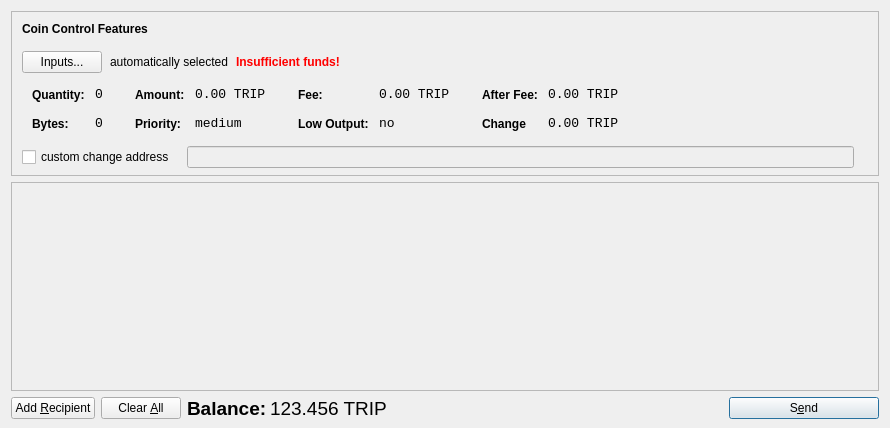
<?xml version="1.0" encoding="UTF-8"?>
<ui version="4.0">
 <class>SendCoinsDialog</class>
 <widget class="QDialog" name="SendCoinsDialog">
  <property name="geometry">
   <rect>
    <x>0</x>
    <y>0</y>
    <width>890</width>
    <height>428</height>
   </rect>
  </property>
  <property name="windowTitle">
   <string>Send Coins</string>
  </property>
  <layout class="QVBoxLayout" name="verticalLayout" stretch="0,1,0">
   <property name="bottomMargin">
    <number>8</number>
   </property>
   <item>
    <widget class="QFrame" name="frameCoinControl">
     <property name="sizePolicy">
      <sizepolicy hsizetype="Expanding" vsizetype="Expanding">
       <horstretch>0</horstretch>
       <verstretch>0</verstretch>
      </sizepolicy>
     </property>
     <property name="maximumSize">
      <size>
       <width>16777215</width>
       <height>16777215</height>
      </size>
     </property>
     <property name="frameShape">
      <enum>QFrame::StyledPanel</enum>
     </property>
     <property name="frameShadow">
      <enum>QFrame::Sunken</enum>
     </property>
     <layout class="QVBoxLayout" name="verticalLayoutCoinControl2">
      <property name="spacing">
       <number>6</number>
      </property>
      <property name="leftMargin">
       <number>0</number>
      </property>
      <property name="topMargin">
       <number>0</number>
      </property>
      <property name="rightMargin">
       <number>0</number>
      </property>
      <property name="bottomMargin">
       <number>6</number>
      </property>
      <item>
       <layout class="QVBoxLayout" name="verticalLayoutCoinControl" stretch="0,0,0,0,1">
        <property name="spacing">
         <number>0</number>
        </property>
        <property name="leftMargin">
         <number>10</number>
        </property>
        <property name="topMargin">
         <number>10</number>
        </property>
        <item>
         <layout class="QHBoxLayout" name="horizontalLayoutCoinControl1">
          <property name="bottomMargin">
           <number>15</number>
          </property>
          <item>
           <widget class="QLabel" name="labelCoinControlFeatures">
            <property name="sizePolicy">
             <sizepolicy hsizetype="Preferred" vsizetype="Maximum">
              <horstretch>0</horstretch>
              <verstretch>0</verstretch>
             </sizepolicy>
            </property>
            <property name="font">
             <font>
              <weight>75</weight>
              <bold>true</bold>
             </font>
            </property>
            <property name="styleSheet">
             <string notr="true">font-weight:bold;</string>
            </property>
            <property name="text">
             <string>Coin Control Features</string>
            </property>
           </widget>
          </item>
         </layout>
        </item>
        <item>
         <layout class="QHBoxLayout" name="horizontalLayoutCoinControl2" stretch="0,0,0,0">
          <property name="spacing">
           <number>8</number>
          </property>
          <property name="bottomMargin">
           <number>10</number>
          </property>
          <item>
           <widget class="QPushButton" name="pushButtonCoinControl">
            <property name="styleSheet">
             <string notr="true"/>
            </property>
            <property name="text">
             <string>Inputs...</string>
            </property>
           </widget>
          </item>
          <item>
           <widget class="QLabel" name="labelCoinControlAutomaticallySelected">
            <property name="text">
             <string>automatically selected</string>
            </property>
            <property name="margin">
             <number>5</number>
            </property>
           </widget>
          </item>
          <item>
           <widget class="QLabel" name="labelCoinControlInsuffFunds">
            <property name="font">
             <font>
              <weight>75</weight>
              <bold>true</bold>
             </font>
            </property>
            <property name="styleSheet">
             <string notr="true">color:red;font-weight:bold;</string>
            </property>
            <property name="text">
             <string>Insufficient funds!</string>
            </property>
            <property name="margin">
             <number>5</number>
            </property>
           </widget>
          </item>
          <item>
           <spacer name="horizontalSpacerCoinControl">
            <property name="orientation">
             <enum>Qt::Horizontal</enum>
            </property>
            <property name="sizeHint" stdset="0">
             <size>
              <width>40</width>
              <height>1</height>
             </size>
            </property>
           </spacer>
          </item>
         </layout>
        </item>
        <item>
         <widget class="QWidget" name="widgetCoinControl" native="true">
          <property name="sizePolicy">
           <sizepolicy hsizetype="Preferred" vsizetype="Preferred">
            <horstretch>0</horstretch>
            <verstretch>0</verstretch>
           </sizepolicy>
          </property>
          <property name="minimumSize">
           <size>
            <width>0</width>
            <height>0</height>
           </size>
          </property>
          <property name="styleSheet">
           <string notr="true"/>
          </property>
          <layout class="QHBoxLayout" name="horizontalLayoutCoinControl5">
           <property name="leftMargin">
            <number>0</number>
           </property>
           <property name="topMargin">
            <number>0</number>
           </property>
           <property name="rightMargin">
            <number>0</number>
           </property>
           <property name="bottomMargin">
            <number>0</number>
           </property>
           <item>
            <layout class="QHBoxLayout" name="horizontalLayoutCoinControl3" stretch="0,0,0,1">
             <property name="spacing">
              <number>20</number>
             </property>
             <property name="topMargin">
              <number>0</number>
             </property>
             <property name="bottomMargin">
              <number>10</number>
             </property>
             <item>
              <layout class="QFormLayout" name="formLayoutCoinControl1">
               <property name="horizontalSpacing">
                <number>10</number>
               </property>
               <property name="verticalSpacing">
                <number>14</number>
               </property>
               <property name="leftMargin">
                <number>10</number>
               </property>
               <property name="topMargin">
                <number>4</number>
               </property>
               <property name="rightMargin">
                <number>6</number>
               </property>
               <item row="0" column="0">
                <widget class="QLabel" name="labelCoinControlQuantityText">
                 <property name="styleSheet">
                  <string notr="true">font-weight:bold;</string>
                 </property>
                 <property name="text">
                  <string>Quantity:</string>
                 </property>
                 <property name="margin">
                  <number>0</number>
                 </property>
                </widget>
               </item>
               <item row="0" column="1">
                <widget class="QLabel" name="labelCoinControlQuantity">
                 <property name="font">
                  <font>
                   <family>Monospace</family>
                   <pointsize>10</pointsize>
                  </font>
                 </property>
                 <property name="cursor">
                  <cursorShape>IBeamCursor</cursorShape>
                 </property>
                 <property name="contextMenuPolicy">
                  <enum>Qt::ActionsContextMenu</enum>
                 </property>
                 <property name="text">
                  <string>0</string>
                 </property>
                 <property name="margin">
                  <number>0</number>
                 </property>
                 <property name="textInteractionFlags">
                  <set>Qt::LinksAccessibleByMouse|Qt::TextSelectableByKeyboard|Qt::TextSelectableByMouse</set>
                 </property>
                </widget>
               </item>
               <item row="1" column="0">
                <widget class="QLabel" name="labelCoinControlBytesText">
                 <property name="styleSheet">
                  <string notr="true">font-weight:bold;</string>
                 </property>
                 <property name="text">
                  <string>Bytes:</string>
                 </property>
                </widget>
               </item>
               <item row="1" column="1">
                <widget class="QLabel" name="labelCoinControlBytes">
                 <property name="font">
                  <font>
                   <family>Monospace</family>
                   <pointsize>10</pointsize>
                  </font>
                 </property>
                 <property name="cursor">
                  <cursorShape>IBeamCursor</cursorShape>
                 </property>
                 <property name="contextMenuPolicy">
                  <enum>Qt::ActionsContextMenu</enum>
                 </property>
                 <property name="text">
                  <string>0</string>
                 </property>
                 <property name="textInteractionFlags">
                  <set>Qt::LinksAccessibleByMouse|Qt::TextSelectableByKeyboard|Qt::TextSelectableByMouse</set>
                 </property>
                </widget>
               </item>
              </layout>
             </item>
             <item>
              <layout class="QFormLayout" name="formLayoutCoinControl2">
               <property name="horizontalSpacing">
                <number>10</number>
               </property>
               <property name="verticalSpacing">
                <number>14</number>
               </property>
               <property name="leftMargin">
                <number>6</number>
               </property>
               <property name="topMargin">
                <number>4</number>
               </property>
               <property name="rightMargin">
                <number>6</number>
               </property>
               <item row="0" column="0">
                <widget class="QLabel" name="labelCoinControlAmountText">
                 <property name="styleSheet">
                  <string notr="true">font-weight:bold;</string>
                 </property>
                 <property name="text">
                  <string>Amount:</string>
                 </property>
                 <property name="margin">
                  <number>0</number>
                 </property>
                </widget>
               </item>
               <item row="0" column="1">
                <widget class="QLabel" name="labelCoinControlAmount">
                 <property name="font">
                  <font>
                   <family>Monospace</family>
                   <pointsize>10</pointsize>
                  </font>
                 </property>
                 <property name="cursor">
                  <cursorShape>IBeamCursor</cursorShape>
                 </property>
                 <property name="contextMenuPolicy">
                  <enum>Qt::ActionsContextMenu</enum>
                 </property>
                 <property name="text">
                  <string notr="true">0.00 TRIP</string>
                 </property>
                 <property name="textInteractionFlags">
                  <set>Qt::LinksAccessibleByMouse|Qt::TextSelectableByKeyboard|Qt::TextSelectableByMouse</set>
                 </property>
                </widget>
               </item>
               <item row="1" column="0">
                <widget class="QLabel" name="labelCoinControlPriorityText">
                 <property name="styleSheet">
                  <string notr="true">font-weight:bold;</string>
                 </property>
                 <property name="text">
                  <string>Priority:</string>
                 </property>
                </widget>
               </item>
               <item row="1" column="1">
                <widget class="QLabel" name="labelCoinControlPriority">
                 <property name="font">
                  <font>
                   <family>Monospace</family>
                   <pointsize>10</pointsize>
                  </font>
                 </property>
                 <property name="cursor">
                  <cursorShape>IBeamCursor</cursorShape>
                 </property>
                 <property name="contextMenuPolicy">
                  <enum>Qt::ActionsContextMenu</enum>
                 </property>
                 <property name="text">
                  <string>medium</string>
                 </property>
                 <property name="textInteractionFlags">
                  <set>Qt::LinksAccessibleByMouse|Qt::TextSelectableByKeyboard|Qt::TextSelectableByMouse</set>
                 </property>
                </widget>
               </item>
              </layout>
             </item>
             <item>
              <layout class="QFormLayout" name="formLayoutCoinControl3">
               <property name="horizontalSpacing">
                <number>10</number>
               </property>
               <property name="verticalSpacing">
                <number>14</number>
               </property>
               <property name="leftMargin">
                <number>6</number>
               </property>
               <property name="topMargin">
                <number>4</number>
               </property>
               <property name="rightMargin">
                <number>6</number>
               </property>
               <item row="0" column="0">
                <widget class="QLabel" name="labelCoinControlFeeText">
                 <property name="styleSheet">
                  <string notr="true">font-weight:bold;</string>
                 </property>
                 <property name="text">
                  <string>Fee:</string>
                 </property>
                 <property name="margin">
                  <number>0</number>
                 </property>
                </widget>
               </item>
               <item row="0" column="1">
                <widget class="QLabel" name="labelCoinControlFee">
                 <property name="font">
                  <font>
                   <family>Monospace</family>
                   <pointsize>10</pointsize>
                  </font>
                 </property>
                 <property name="cursor">
                  <cursorShape>IBeamCursor</cursorShape>
                 </property>
                 <property name="contextMenuPolicy">
                  <enum>Qt::ActionsContextMenu</enum>
                 </property>
                 <property name="text">
                  <string notr="true">0.00 TRIP</string>
                 </property>
                 <property name="textInteractionFlags">
                  <set>Qt::LinksAccessibleByMouse|Qt::TextSelectableByKeyboard|Qt::TextSelectableByMouse</set>
                 </property>
                </widget>
               </item>
               <item row="1" column="0">
                <widget class="QLabel" name="labelCoinControlLowOutputText">
                 <property name="styleSheet">
                  <string notr="true">font-weight:bold;</string>
                 </property>
                 <property name="text">
                  <string>Low Output:</string>
                 </property>
                </widget>
               </item>
               <item row="1" column="1">
                <widget class="QLabel" name="labelCoinControlLowOutput">
                 <property name="font">
                  <font>
                   <family>Monospace</family>
                   <pointsize>10</pointsize>
                  </font>
                 </property>
                 <property name="cursor">
                  <cursorShape>IBeamCursor</cursorShape>
                 </property>
                 <property name="contextMenuPolicy">
                  <enum>Qt::ActionsContextMenu</enum>
                 </property>
                 <property name="text">
                  <string>no</string>
                 </property>
                 <property name="textInteractionFlags">
                  <set>Qt::LinksAccessibleByMouse|Qt::TextSelectableByKeyboard|Qt::TextSelectableByMouse</set>
                 </property>
                </widget>
               </item>
              </layout>
             </item>
             <item>
              <layout class="QFormLayout" name="formLayoutCoinControl4">
               <property name="horizontalSpacing">
                <number>10</number>
               </property>
               <property name="verticalSpacing">
                <number>14</number>
               </property>
               <property name="leftMargin">
                <number>6</number>
               </property>
               <property name="topMargin">
                <number>4</number>
               </property>
               <property name="rightMargin">
                <number>6</number>
               </property>
               <item row="0" column="0">
                <widget class="QLabel" name="labelCoinControlAfterFeeText">
                 <property name="styleSheet">
                  <string notr="true">font-weight:bold;</string>
                 </property>
                 <property name="text">
                  <string>After Fee:</string>
                 </property>
                 <property name="margin">
                  <number>0</number>
                 </property>
                </widget>
               </item>
               <item row="0" column="1">
                <widget class="QLabel" name="labelCoinControlAfterFee">
                 <property name="font">
                  <font>
                   <family>Monospace</family>
                   <pointsize>10</pointsize>
                  </font>
                 </property>
                 <property name="cursor">
                  <cursorShape>IBeamCursor</cursorShape>
                 </property>
                 <property name="contextMenuPolicy">
                  <enum>Qt::ActionsContextMenu</enum>
                 </property>
                 <property name="text">
                  <string notr="true">0.00 TRIP</string>
                 </property>
                 <property name="textInteractionFlags">
                  <set>Qt::LinksAccessibleByMouse|Qt::TextSelectableByKeyboard|Qt::TextSelectableByMouse</set>
                 </property>
                </widget>
               </item>
               <item row="1" column="0">
                <widget class="QLabel" name="labelCoinControlChangeText">
                 <property name="styleSheet">
                  <string notr="true">font-weight:bold;</string>
                 </property>
                 <property name="text">
                  <string>Change</string>
                 </property>
                </widget>
               </item>
               <item row="1" column="1">
                <widget class="QLabel" name="labelCoinControlChange">
                 <property name="font">
                  <font>
                   <family>Monospace</family>
                   <pointsize>10</pointsize>
                  </font>
                 </property>
                 <property name="cursor">
                  <cursorShape>IBeamCursor</cursorShape>
                 </property>
                 <property name="contextMenuPolicy">
                  <enum>Qt::ActionsContextMenu</enum>
                 </property>
                 <property name="text">
                  <string notr="true">0.00 TRIP</string>
                 </property>
                 <property name="textInteractionFlags">
                  <set>Qt::LinksAccessibleByMouse|Qt::TextSelectableByKeyboard|Qt::TextSelectableByMouse</set>
                 </property>
                </widget>
               </item>
              </layout>
             </item>
            </layout>
           </item>
          </layout>
         </widget>
        </item>
        <item>
         <layout class="QHBoxLayout" name="horizontalLayoutCoinControl4" stretch="0,0,0">
          <property name="spacing">
           <number>12</number>
          </property>
          <property name="sizeConstraint">
           <enum>QLayout::SetDefaultConstraint</enum>
          </property>
          <property name="topMargin">
           <number>5</number>
          </property>
          <property name="rightMargin">
           <number>5</number>
          </property>
          <item>
           <widget class="QCheckBox" name="checkBoxCoinControlChange">
            <property name="text">
             <string>custom change address</string>
            </property>
           </widget>
          </item>
          <item>
           <widget class="QLineEdit" name="lineEditCoinControlChange">
            <property name="enabled">
             <bool>false</bool>
            </property>
            <property name="sizePolicy">
             <sizepolicy hsizetype="Expanding" vsizetype="Fixed">
              <horstretch>0</horstretch>
              <verstretch>0</verstretch>
             </sizepolicy>
            </property>
           </widget>
          </item>
          <item>
           <widget class="QLabel" name="labelCoinControlChangeLabel">
            <property name="sizePolicy">
             <sizepolicy hsizetype="Preferred" vsizetype="Expanding">
              <horstretch>0</horstretch>
              <verstretch>0</verstretch>
             </sizepolicy>
            </property>
            <property name="minimumSize">
             <size>
              <width>0</width>
              <height>0</height>
             </size>
            </property>
            <property name="text">
             <string/>
            </property>
            <property name="margin">
             <number>3</number>
            </property>
           </widget>
          </item>
         </layout>
        </item>
        <item>
         <spacer name="verticalSpacerCoinControl">
          <property name="orientation">
           <enum>Qt::Vertical</enum>
          </property>
          <property name="sizeHint" stdset="0">
           <size>
            <width>800</width>
            <height>1</height>
           </size>
          </property>
         </spacer>
        </item>
       </layout>
      </item>
     </layout>
    </widget>
   </item>
   <item>
    <widget class="QScrollArea" name="scrollArea">
     <property name="widgetResizable">
      <bool>true</bool>
     </property>
     <widget class="QWidget" name="scrollAreaWidgetContents">
      <property name="geometry">
       <rect>
        <x>0</x>
        <y>0</y>
        <width>870</width>
        <height>199</height>
       </rect>
      </property>
      <layout class="QVBoxLayout" name="verticalLayout_2">
       <property name="leftMargin">
        <number>0</number>
       </property>
       <property name="topMargin">
        <number>0</number>
       </property>
       <property name="rightMargin">
        <number>0</number>
       </property>
       <property name="bottomMargin">
        <number>0</number>
       </property>
       <item>
        <layout class="QVBoxLayout" name="entries">
         <property name="spacing">
          <number>6</number>
         </property>
        </layout>
       </item>
       <item>
        <spacer name="verticalSpacer_2">
         <property name="orientation">
          <enum>Qt::Vertical</enum>
         </property>
         <property name="sizeHint" stdset="0">
          <size>
           <width>20</width>
           <height>40</height>
          </size>
         </property>
        </spacer>
       </item>
       <item>
        <widget class="QLabel" name="label_2">
         <property name="text">
          <string/>
         </property>
         <property name="pixmap">
          <pixmap resource="../bitcoin.qrc">:/icons/tripcoinbg2</pixmap>
         </property>
         <property name="scaledContents">
          <bool>false</bool>
         </property>
         <property name="alignment">
          <set>Qt::AlignCenter</set>
         </property>
        </widget>
       </item>
      </layout>
     </widget>
    </widget>
   </item>
   <item>
    <layout class="QHBoxLayout" name="horizontalLayout">
     <item>
      <widget class="QPushButton" name="addButton">
       <property name="toolTip">
        <string>Send to multiple recipients at once</string>
       </property>
       <property name="text">
        <string>Add &amp;Recipient</string>
       </property>
       <property name="autoDefault">
        <bool>false</bool>
       </property>
      </widget>
     </item>
     <item>
      <widget class="QPushButton" name="clearButton">
       <property name="sizePolicy">
        <sizepolicy hsizetype="Minimum" vsizetype="Fixed">
         <horstretch>0</horstretch>
         <verstretch>0</verstretch>
        </sizepolicy>
       </property>
       <property name="toolTip">
        <string>Remove all transaction fields</string>
       </property>
       <property name="text">
        <string>Clear &amp;All</string>
       </property>
       <property name="autoRepeatDelay">
        <number>300</number>
       </property>
       <property name="autoDefault">
        <bool>false</bool>
       </property>
      </widget>
     </item>
     <item>
      <layout class="QHBoxLayout" name="horizontalLayout_2">
       <property name="spacing">
        <number>3</number>
       </property>
       <item>
        <widget class="QLabel" name="label">
         <property name="sizePolicy">
          <sizepolicy hsizetype="Preferred" vsizetype="Fixed">
           <horstretch>0</horstretch>
           <verstretch>0</verstretch>
          </sizepolicy>
         </property>
         <property name="font">
          <font>
           <pointsize>14</pointsize>
           <weight>75</weight>
           <bold>true</bold>
          </font>
         </property>
         <property name="text">
          <string>Balance:</string>
         </property>
        </widget>
       </item>
       <item>
        <widget class="QLabel" name="labelBalance">
         <property name="sizePolicy">
          <sizepolicy hsizetype="Preferred" vsizetype="Fixed">
           <horstretch>0</horstretch>
           <verstretch>0</verstretch>
          </sizepolicy>
         </property>
         <property name="font">
          <font>
           <pointsize>14</pointsize>
           <weight>50</weight>
           <bold>false</bold>
          </font>
         </property>
         <property name="cursor">
          <cursorShape>IBeamCursor</cursorShape>
         </property>
         <property name="text">
          <string notr="true">123.456 TRIP</string>
         </property>
         <property name="textInteractionFlags">
          <set>Qt::LinksAccessibleByMouse|Qt::TextSelectableByKeyboard|Qt::TextSelectableByMouse</set>
         </property>
        </widget>
       </item>
      </layout>
     </item>
     <item>
      <spacer name="horizontalSpacer">
       <property name="orientation">
        <enum>Qt::Horizontal</enum>
       </property>
       <property name="sizeHint" stdset="0">
        <size>
         <width>40</width>
         <height>20</height>
        </size>
       </property>
      </spacer>
     </item>
     <item>
      <widget class="QPushButton" name="sendButton">
       <property name="minimumSize">
        <size>
         <width>150</width>
         <height>0</height>
        </size>
       </property>
       <property name="toolTip">
        <string>Confirm the send action</string>
       </property>
       <property name="text">
        <string>S&amp;end</string>
       </property>
       <property name="icon">
        <iconset resource="../bitcoin.qrc">
         <normaloff>:/icons/send</normaloff>:/icons/send</iconset>
       </property>
       <property name="default">
        <bool>true</bool>
       </property>
      </widget>
     </item>
    </layout>
   </item>
  </layout>
 </widget>
 <resources>
  <include location="../bitcoin.qrc"/>
 </resources>
 <connections/>
</ui>
